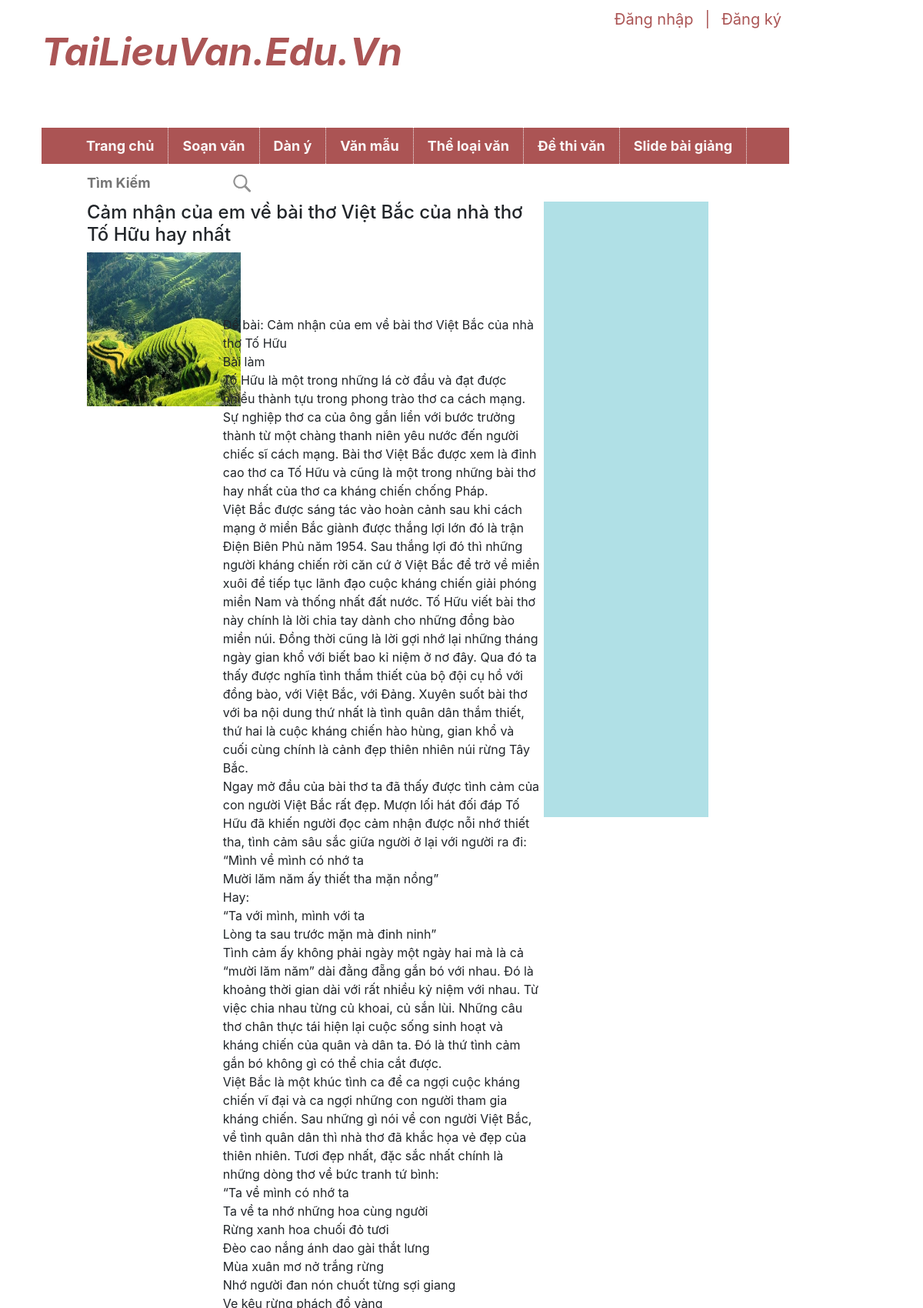
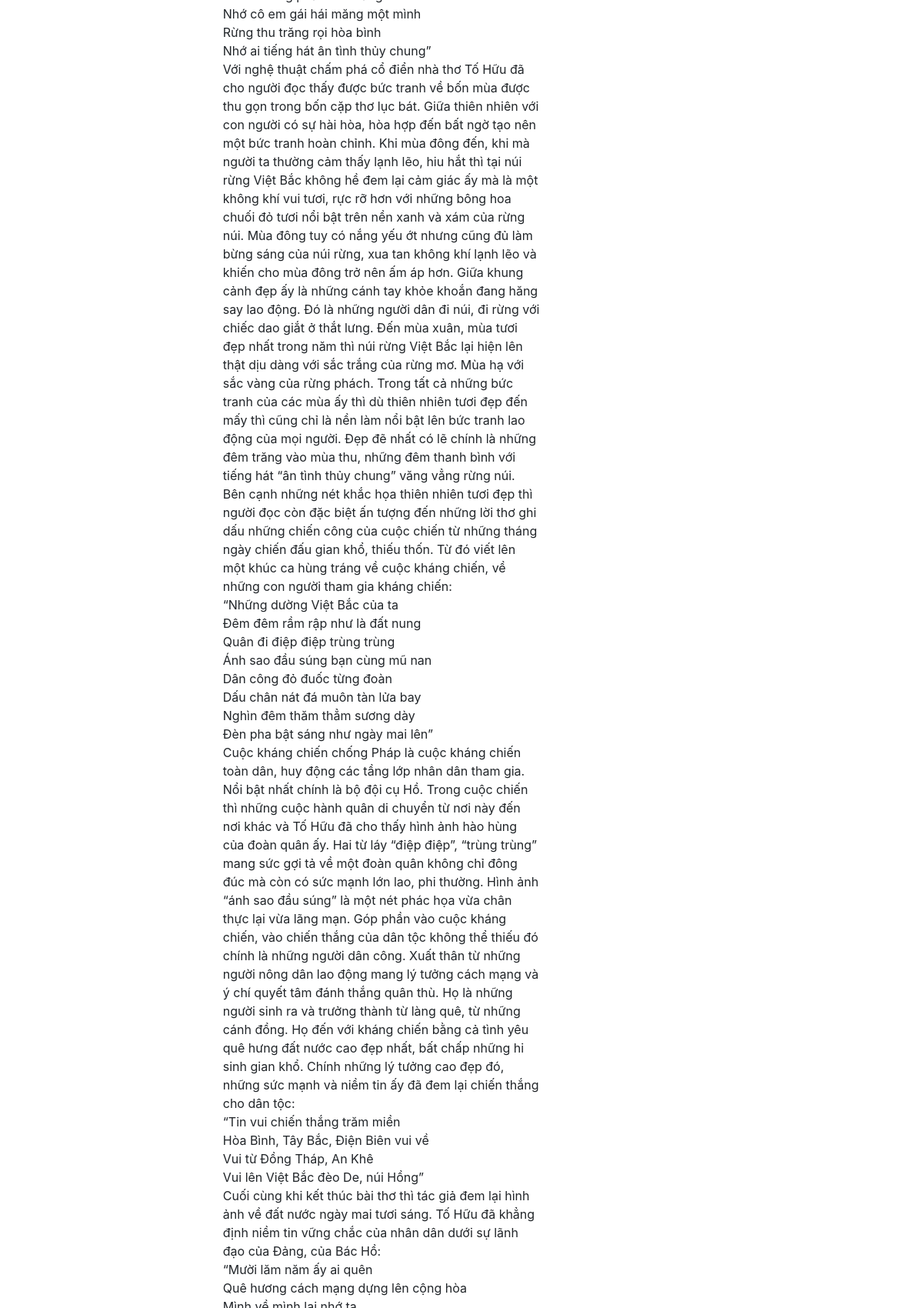
/btl/chitiet.php?id=8 (upper part), run on the app's committed database (2 pictures, top to bottom).
### tables this page shows
CREATE TABLE `post` (
  `post_id` int(20) NOT NULL,
  `category_id` int(20) DEFAULT NULL,
  `title` varchar(300) DEFAULT NULL,
  `content` text,
  `createdate` datetime DEFAULT NULL,
  `del_flag` tinyint(4) DEFAULT '0',
  `ing` text NOT NULL,
  `mota` text NOT NULL
);

### btl/chitiet.php (the view, shortened to what this page needs)
<!DOCTYPE html>
<html>
<head>
    <link rel="stylesheet" type="text/css" href="css/style.css" />
    <link rel="stylesheet" href="https://stackpath.bootstrapcdn.com/bootstrap/4.2.1/css/bootstrap.min.css">
</head>
<body>
    <div class="top">
        <div id="top-left">
            <p><b><i>TaiLieuVan.Edu.Vn</i></b></p>
        </div>
        <div id="top-right">
            <ul>
                    <li> <a href="./register.php">Đăng ký</a> </li>
                    <li>|</li>
                    <li> <a href="login.php">Đăng nhập</a> </li>
            </ul>
        </div>
    </div>
        <div class="wrapper">
            <div class="menu">
                <ul>
                    <li> <a href= "" class="write">Trang chủ</a></li>
                    <li><a href="" class="write">Soạn văn</a>
                    </li>
                    <li><a href="" class="write">Dàn ý</a>
                    </li>
                    <li><a href="" class="write">Văn mẫu</a>
                    </li>
                    <li><a href="" class="write">Thể loại văn</a>
                    </li>
                    <li><a href="" class="write">Đề thi văn</a>
                    </li>
                    <li><a href="" class="write">Slide bài giảng</a>
                    </li>
                    <li>
                        <form id="search" >
                            <input type="text" placeholder="Tìm Kiếm " class="write">
                        </form>
                    </li>
                </ul>
            </div>
        </div>
    <div class="content">
            <div id="left">
                <div>
                <?php
                    require_once "connect.php";
                    $id=$_GET['id'];
                    $sql="SELECT * FROM post where post_id=$id order by post_id desc";
                    $result = mysqli_query($conn, $sql);
                     while($row=mysqli_fetch_array($result)){
                ?>
                        <h4> <?php echo $row['title']?></h4>
                        <img src="img\lop12\vanmau\<?php echo $row['ing']?>" alt="">
                        <div class="tomtat"><p><?php echo $row['content']?></p></div>
                    <?php
                    echo"<br/>";
                    }
                    ?>
            </div>
        </div>
        <div id="right"></div>
</body>
</html>

### btl/css/style.css (style rules this page uses)
body { width: 90%; height: auto; margin: auto; }
li { list-style: none; }
a { text-decoration: none; }
.top { width: 90%; height: 150px; margin: 0px auto; }
#top-left { width: 60%; height: 150px; float: left; color: #ab5555; font-size: 50px; padding: 30px 0px; }
#top-right { width: 30%; height: 40px; float: right; margin-top: 10px; }
#top-right ul li a { float: left; text-align: center; font-size: 20px; padding:0px 5px; float: right; color: #ab5555; }
#top-right ul li { float: left; text-align: center; font-size: 20px; padding:0px 5px; float: right; color: #ab5555; }
.wrapper { width: 90%; height: 47px; background: hsl(0, 34%, 50%); margin: 0px auto; }
.write { font-size: 18px; color: #fbf8f8; font-weight: bold; }
.menu>ul>li { float: left; padding: 10px 18px; position: relative; border-right: 1px dotted whitesmoke; }
.menu>ul>li:last-child { border-right: 0px; }
#search input[type="text"] { background: url('./img/search.jpg') no-repeat 185px; border: none; background-size: 34px; outline: none; padding: 1px; }
.content { margin-top: 30px; padding: 5px 59px; margin: 10px auto; width: 90%; height: 1500px; }
#left { float: left; width: 69%; }
#right { margin-left: 5px; width: 25%; height: 800px; background: powderblue; float: left; }
.content img { width: 200px; height: 200px; }
.tomtat { margin-left: 30%; margin-top: -20% }

### data on the page
post: title "Cảm nhận của em về bài thơ Việt Bắc của nhà thơ Tố Hữu hay nhất", ing (picture), content "Đề bài: Cảm nhận của em về bài thơ Việt Bắc của nhà thơ Tố Hữu Bài làm Tố Hữu là một trong những lá cờ đầu và đạt được nhiều thành tựu trong phong trào thơ ca cách mạng. Sự nghiệp thơ ca của ông gắn liền với bước trưởng thành từ một chàng thanh niên yêu nước đến người chiếc sĩ cách mạng. Bài thơ Việt Bắc được xem là đỉnh cao thơ ca Tố Hữu và cũng là một trong những bài thơ hay nhất của thơ ca kháng chiến chống Pháp. Việt Bắc được sáng tác vào hoàn cảnh sau khi cách mạng ở miền Bắc giành được thắng lợi lớn đó là trận Điện Biên Phủ năm 1954. Sau thắng lợi đó thì những người kháng chiến rời căn cứ ở Việt Bắc để trở về miền xuôi để tiếp tục lãnh đạo cuộc kháng chiến giải phóng miền Nam và thống…"
